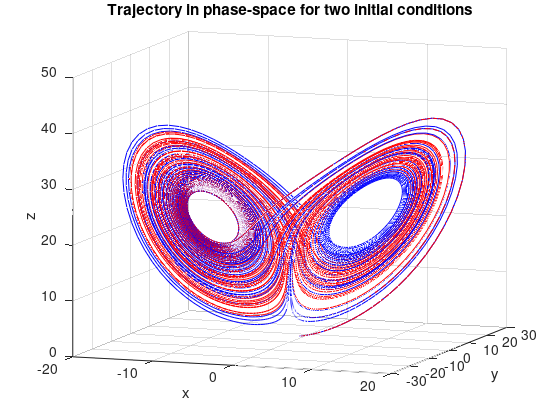
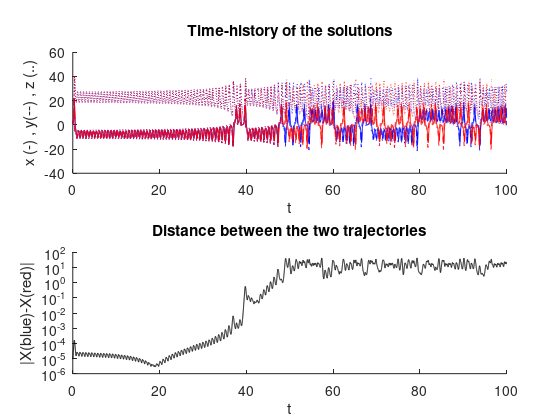

Write MATLAB code to recreate these figures, in order.
%{

# Numerical integration of the Lorenz system


The Lorenz system is a classical dimension-3 dynamical 
system modelling thermal convection in a rectangular cell.

The system is defined as follows :

$$
\frac{ dx}{dt} = P (y-x)
$$
$$
\frac{ dy}{dt} = r x - y - x z;
$$
$$
\frac{ dz}{dt} = x y - bz.
$$

- r is the control parameter and represents the temperature difference between upper and lower surfaces (Rayleigh number)

- P reprents the Prandtl number (classical value 10)

- b is a geometrical parameter related to the aspect ratio of the cell (classical value 8/3)

This program will draw two trajectories with slightly different initial conditions.

What you can modify when playing with the program is :

- control parameter r (line 47) 

- initial conditions X0 and Xb0 : change definition in lines 55-56 or uncomment lines 61-63

%}

function [] = lorenz()

%{ 
## Definition of the parameters and initialization of the figures
%}


% control parameter
r= 24; 

% Physical parameters
P = 10;
b = 8/3;

%% Initial conditions 
%% X0 is initial condition of "blue" trajectory and Xb is initial condition of "red" trajectory

% First idea : two points close to [1,1,1]
X0 = [1;1;1];
Xb0 = [1+1e-5;1;1] ; 

%% Second idea : two points close to the equilibrium point
%% the system has an equilibrium point [Xf,Xf,Xf^2/b] ; with Xf = sqrt((r-1)*b) ;
%% we will use initial condition close to this point
% Xf = sqrt((r-1)*b); 
% X0 = [Xf+1e-2;Xf;Xf^2/b+1e-3] 
% Xb0 = [Xf;Xf+1e-2;Xf^2/b-1e-3] 

% Numerical parameters

T0 = 0; % initial time
Tstep = 1; % time-step 
Nt = 100; % max-number of integrations
Tpause = .3; %time (in seconds between two plots) 

% Initialisation of the figures

figure(1);
xlabel('x'), ylabel('y'), zlabel('z');
title('Trajectory in phase-space for two initial conditions'); 
grid;
view(20,10); % set angle for 3D view

figure(2);
subplot(2,1,1);
xlabel('t');ylabel('x (-) , y(--) , z (..)');
title('Time-history of the solutions');
subplot(2,1,2);
title('Distance between the two trajectories');
xlabel('t');ylabel('|X(blue)-X(red)|');

disp('Position the figures and press enter to launch');
pause;

%{ 
## Performing the temporal integration 
%}

for N = 1:Nt
    Dt = [T0 : Tstep/100 : T0+Tstep] ;  % bornes d'integration
    [t, X] = ode45(@(t,X)(f_lorenz(X,r,P,b)), Dt, X0); % integration for "blue"
    [tb, Xb] = ode45(@(t,X)(f_lorenz(X,r,P,b)), Dt, Xb0); % integration for "red"
    figure(1); hold on;% 
    plot3(X(:,1), X(:,2), X( :,3),'b-');
    plot3(Xb(:,1), Xb(:,2), Xb(:,3),'r-');
    

    X0 = X(end,:); Xb0 = Xb(end,:); T0 = t(end);% initial condition for next run
    figure(2);
    subplot(2,1,1);hold on;
    plot(t,X(:,1),'b-',t,X(:,2),'b--',t,X(:,3),'b:', tb,Xb(:,1),'r-',tb,Xb(:,2),'r--',tb,Xb(:,3),'r:');
    
    Xbb = interp1(tb,Xb,t);
    diff = sqrt( (Xbb(:,1)-X(:,1)).^2 + (Xbb(:,2)-X(:,2)).^2 + (Xbb(:,3)-X(:,3)).^2); 
    subplot(2,1,2);hold on;
    semilogy(t,diff,'k');
    
    pause(Tpause);
end

%{ 
## Results 
%}

    figure(1);
    set(gcf,'paperpositionmode','auto');
    print('-dpng','-r80','Lorenz1.png');
     figure(2);
    set(gcf,'paperpositionmode','auto');
    print('-dpng','-r80','Lorenz2.png');
    
    end

%{      
![**Figure 1 :** Trajectories of the Lorenz system in phase space with two close initial conditions](/sandbox/easystab/david/Lorenz1.png)
![**Figure 2 :** Time-history of the two trajecrories and relative distance](/sandbox/easystab/david/Lorenz2.png)
 %}

   
%{
## Definition of the function governing the dynamical system 
%}
    
    
function f = f_lorenz(X,r,P,b)
% cette fonction definit le systeme de Lorenz

x = X(1); y = X(2); z = X(3);


f = zeros(3,1); % vecteur colonne
f(1) = P*(y-x);
f(2) = r*x - y - x*z;
f(3) = x*y - b*z;
end
 
